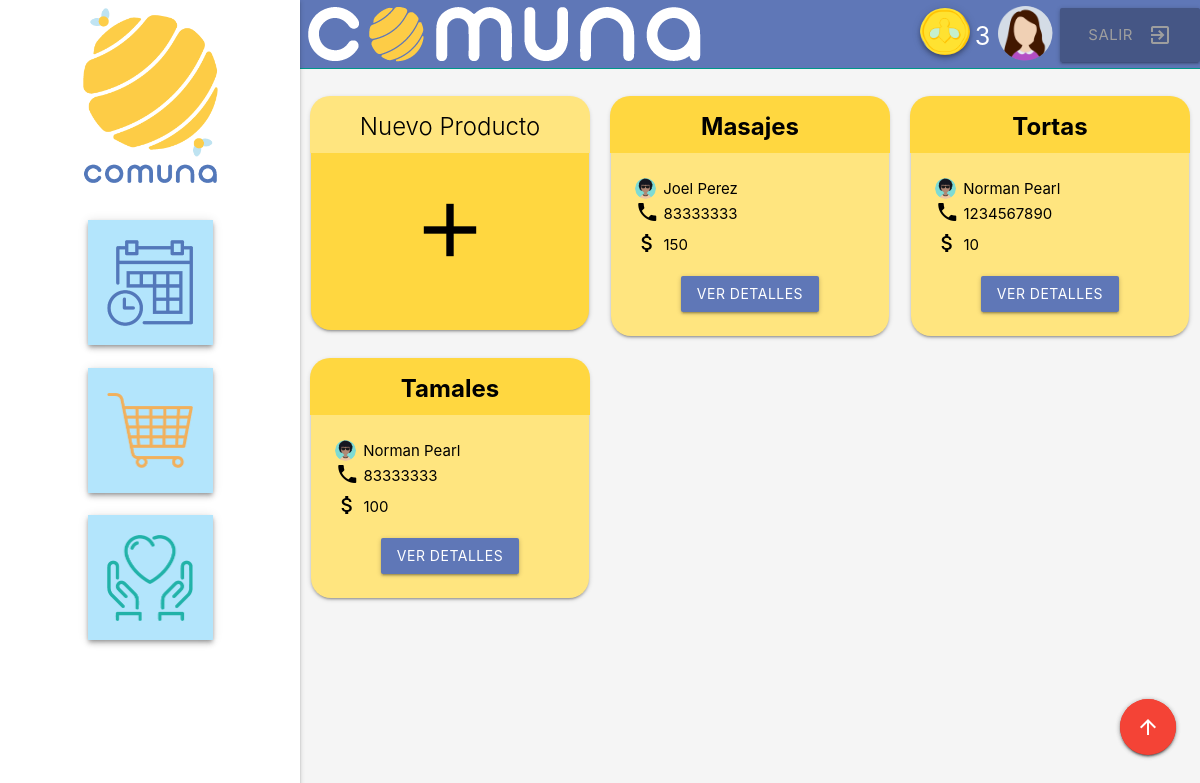
Page /kiosco_main_menu.php (signed in) on the committed database.
### tables this page shows
CREATE TABLE `Users` (
  `id` int(6) UNSIGNED NOT NULL,
  `username` varchar(65) NOT NULL,
  `first_name` varchar(20) NOT NULL,
  `last_name` varchar(20) NOT NULL,
  `dob` timestamp NOT NULL DEFAULT CURRENT_TIMESTAMP,
  `sex` enum('m','f') NOT NULL DEFAULT 'm',
  `password` varchar(100) NOT NULL,
  `foto` varchar(100) NOT NULL,
  `puntaje` int(6) NOT NULL DEFAULT '3'
);

CREATE TABLE `Mercado` (
  `ventaID` int(11) NOT NULL,
  `nombre` text NOT NULL,
  `descripcion` text NOT NULL,
  `usuarioID` int(11) NOT NULL,
  `telefono` text NOT NULL,
  `precio` int(11) NOT NULL,
  `fecha_ini` date NOT NULL,
  `fecha_fin` date NOT NULL,
  `hora` time NOT NULL
);

### kiosco_main_menu.php (the view, shortened to what this page needs)
<!DOCTYPE html>
<html lang="en" dir="ltr">
  <head>
    <?php require 'kiosco_materialize.php'; ?>
      <link type="text/css" rel="stylesheet" href="css/materialize.min.css"  media="screen,projection"/>
  </head>
  <body>
    <?php
        require 'kiosco_conectar_bdd.php';
    ?>
<?php require 'kiosco_menu.php'; ?>
<main>
      <div class="row">
        <div class="col  s12">
          <div class="row">
            <div class="col s4">
              <div class="card amber accent-2" style="border-radius: 20px; padding-bottom: 8px;">
                <div class="card-content grey-text text-darken-1">
                  <span class="card-title black-text center amber accent-1" style="border-radius: 20px 20px 0px 0px; padding-top:15px; padding-bottom: 10px; margin: -25px -25px 10px -25px;">Nuevo Producto</span>
                  <br>
                  <div class = "center">
                    <a href="#modalNewProduct" class="modal-trigger black-text"><i class="large material-icons">add</i></a>
                  </div>
                  <br>
                </div>
              </div>
              </div>
                <?php
                require 'kiosco_conectar_bdd.php';
                $sql = "SELECT * FROM Mercado JOIN Users WHERE Users.id =Mercado.usuarioID AND Mercado.fecha_fin >= NOW() ORDER BY ventaID DESC" ;
                $q1 = mysqli_query($conexion, $sql);
                if(mysqli_num_rows($q1)!=0){
                while($d=mysqli_fetch_assoc($q1)){
              ?>
              <div class="col s4">
                <div class="card amber accent-1" style="border-radius: 20px;">
                  <div class="card-content black-text">
                    <span class="card-title black-text center amber accent-2" style="border-radius: 20px 20px 0px 0px; padding-top:15px; padding-bottom: 10px; margin: -25px -25px 10px -25px; font-weight: bold;"><?php echo $d["nombre"]; ?></span>
                    <div class="section">
                      <p class = "dueño grey-text text-darken-1">
                        <div class="valign-wrapper left" style="width:21px; margin-right: 7px;">
                          <img src="img/<?php echo $d["foto"];?>.png" alt="" class="circle responsive-img">
                        </div>
                        <?php echo $d["first_name"]." ".$d["last_name"]; ?>
                      </p>
                      <p><i class="material-icons prefix">phone</i> <span style="position: relative; top: -5px;"><?php echo $d["telefono"]?></span></p>
                      <p><i class="material-icons prefix">attach_money</i> <span style="position: relative; top: -5px;"><?php echo $d["precio"]; ?></span></p>
                    </div>
                    <div class = "center">
                      <a href="#modalProduct<?php echo $d['ventaID'];?>" class="white-text modal-trigger btn" style="background-color: #5F77B7">Ver Detalles</a>
                    </div>
                  </div>
                  </div>
              </div>
              <?php
            }
          }
                ?>
            </div>
      </div>
      <div  class="fixed-action-btn"  style="bottom: 45px; right: 24px;">
        <button id="scroll-btn" onClick="topFunction()" class="btn-floating btn-large red">
          <i class="material-icons">arrow_upward</i>
        </button>
      </div>
    </div>
</main>
  </body>
</html>

### kiosco_materialize.php (shortened to what this page needs)
<link type="text/css" rel="stylesheet" href="css/materialize.min.css"  media="screen,projection"/>
<link rel="stylesheet" type="text/css" href="css/style.css">
<link rel="stylesheet" href="https://cdnjs.cloudflare.com/ajax/libs/materialize/1.0.0-beta/css/materialize.min.css">

### kiosco_menu.php (shortened to what this page needs)
<html>
  <head>
    <?php require 'kiosco_materialize.php'; ?>
      <link type="text/css" rel="stylesheet" href="css/materialize.min.css"  media="screen,projection"/>
  </head>
  <body>
<header style="background-color: #5F77B7">
  <?php require 'kiosco_conectar_bdd.php'; ?>
  <?php
    $query = "SELECT foto , puntaje FROM Users WHERE id = $_SESSION[S_id]";
    $result = mysqli_query($conexion, $query) or die ("Error de consulta ".mysqli_error());
    $row = mysqli_fetch_row($result);
    $profile = "img/".$row[0].".png";
  ?>
  <div class="valign-wrapper right">
    <a onclick="logout()" class=" btn btn-large right grey-text" style="margin-top:10px;background-color: #455685;"> <i class="material-icons right">exit_to_app</i>Salir </a>
  </div>
  <div class="valign-wrapper right" style="width:70px;">
    <img src="<?php echo $profile;?>" alt="" onclick="location.href='perfil.php';" class="circle responsive-img right menu-img waves-effect waves-light ">
  </div>
  <div class="valign-wrapper right" style="margin-bottom: -20px; margin-top: -5px;">
    <p class="white-text flow-text"> <?php echo $row[1]; ?></p>
  </div>
  <div class="valign-wrapper right" style="width:50px; margin-right:5px;">
    <img  src="img/beecoin3.png" alt="" onclick="location.href='kiosco_favores.php';" class="circle  z-depth-2 responsive-img right menu-img waves-effect waves-light" style="padding:0px; margin-top:10px;">
  </div>
  <div class="valign-wrapper center">
  <img src="img/comuna_sm.png" alt=""  class="right menu-img">
  </div>
  <ul id="slide-out" class="sidenav sidenav-fixed">
    <li class="logo center hide-on-small-only" ><img class="menu-img" src ="img/comuna_amarillo.png" style="max-width:150px;"></img></li>
    <li id="nav" class="center" ><button class = "waves-effect waves-light z-depth-2 blue light-blue lighten-4 btn-menu" onclick="location.href='kiosco_publicaciones.php';" > <img class="menu-img" src ="img/planes.png"></img></button></li>
    <li id="nav" class="center" ><button class = "waves-effect waves-light z-depth-2 blue light-blue lighten-4 btn-menu" onclick="location.href='kiosco_main_menu.php';"  > <img class="menu-img" src ="img/mercado.png"></img></button></li>
    <li id="nav" class="center" ><button class = "waves-effect waves-light z-depth-2 blue light-blue lighten-4 btn-menu" onclick="location.href='kiosco_favores.php';"  > <img class="menu-img" src ="img/favores.png"></img></button></li>
  </ul>
</header>
  </body>
</html>
<main>
      <div class="row">
        <div class="col teal s12">
      <div  class="fixed-action-btn"  style="bottom: 45px; right: 24px;">
        <button id="scroll-btn" onClick="topFunction()" class="btn-floating btn-large red">
        </button>
      </div>
    </div>
  </div>
</main>

### css/style.css (style rules this page uses)
header, main, footer, { padding-left: 300px; }
body { background: #f5f5f5; }
.material-icons { font-family: 'Material Icons'; font-weight: normal; font-style: normal; font-size: 24px; display: inline-block; line-height: 1; text-transform: none; letter-spacing: normal; word-wrap: normal; white-space: nowrap; direction: ltr; -webkit-font-smoothing: antialiased; text-rendering: optimizeLegibility; -moz-osx-font-smoothing: grayscale; font-feature-settings: 'liga'; }

### kiosco_main_menu.php (style rules this page uses)
header, main, footer { padding-left: 300px; }
li#nav { padding: 2em; }
.menu-img { max-width:100%; height: auto; padding: .5em; }
.btn-menu { border: none; height: 200px; }

### kiosco_menu.php (style rules this page uses)
header { padding-left: 300px; height: 70px; margin-top: -2px; }
li#nav { padding: .75em; }
.menu-img { max-width:90%; height: auto; padding: .5em; }
.btn-menu { border: none; height: 125px; width: 125px; }

### rows in the picture
users: foto (picture), puntaje "3"
mercado: nombre "Masajes", users.foto (picture), users.first_name "Joel", users.last_name "Perez", telefono "83333333", precio "150"
mercado: nombre "Tortas", users.foto (picture), users.first_name "Norman", users.last_name "Pearl", telefono "1234567890", precio "10"
mercado: nombre "Tamales", users.foto (picture), users.first_name "Norman", users.last_name "Pearl", telefono "83333333", precio "100"
